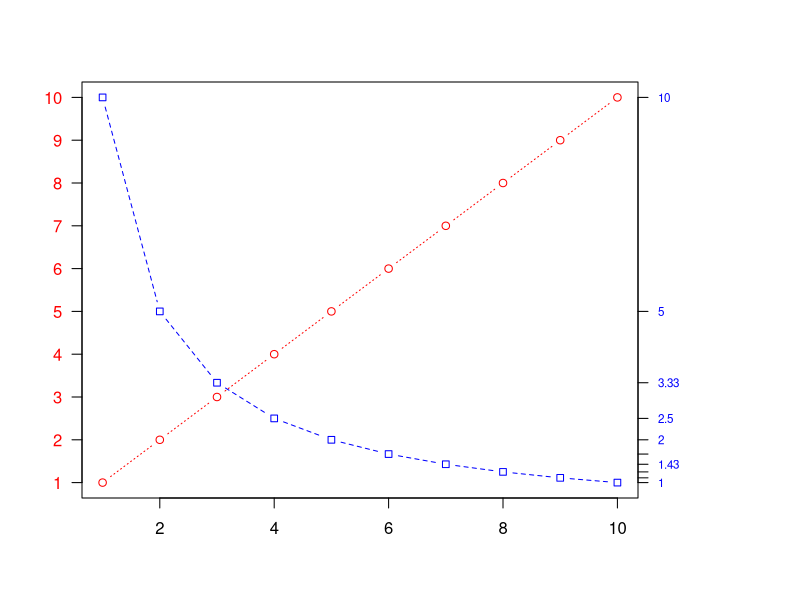
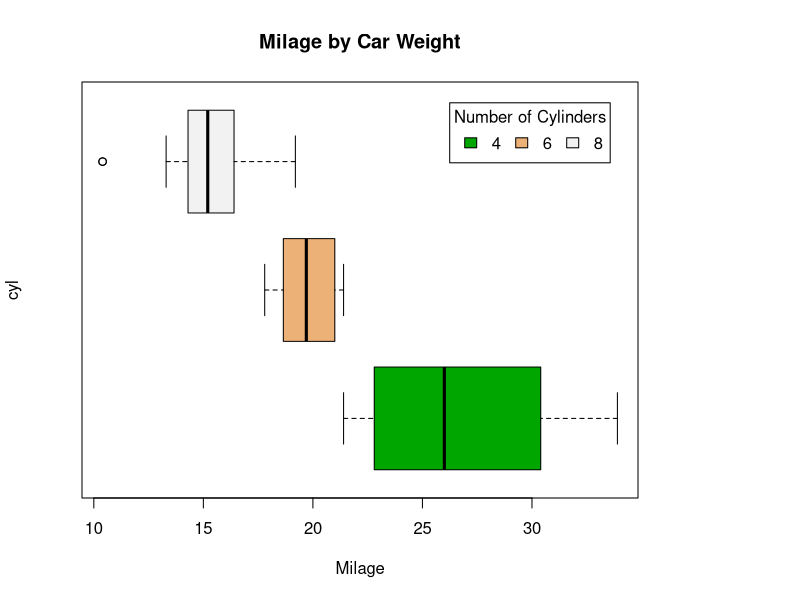

These figures' R source, in order:
# An example of custom axes
x <- c(1:10) 
y <- x 
z <- 10/x 
opar <- par(no.readonly=TRUE)
par(mar=c(5, 4, 4, 8) + 0.1) 
plot(x, y, type="b", pch=21, col="red", yaxt="n", lty=3, ann=FALSE) 
lines(x, z, type="b", pch=22, col="blue", lty=2) 
axis(2, at=x, labels=x, col.axis="red", las=2) 
axis(4, at=z, labels=round(z, digits=2), 
    col.axis="blue", las=2, cex.axis=0.7)

# Legend Example
attach(mtcars)
boxplot(mpg~cyl, main="Milage by Car Weight",
yaxt="n", xlab="Milage", horizontal=TRUE, col=terrain.colors(3))
legend("topright", inset=.05, title="Number of Cylinders",
    c("4","6","8"), fill=terrain.colors(3), horiz=TRUE)
